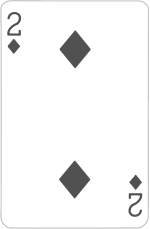
#> input picture images/unaltered_cards/2ofDiamonds.png, 150 x 229 px; its folder holds only this picture in this run
$ jupyter execute --allow-errors Untitled1.ipynb   (shell and % lines are left out)   (older library calls are emulated)
#> lines starting #> are read from the running program, lines starting #| are printed output that depends on the picture
# Sudo Training Set

[cell 1]
from PIL import Image
import imutils
import os
import timeit
import shutil
import numpy as np
import cv2
import matplotlib.pyplot as plt

[cell 2]
def gray_scale(query, end_query, width = 200):
    """this will imput a file directory and go through that file directory and select all the png files within the directory,
    resizes the images and converts them to a grey scale and then saves them to a file """
    #creates a list of all files ending with png"
    file_list = list(filter(lambda x: x != '.DS_Store', os.listdir(query)))


    #clears out the altered_cards directory
    for root, dirs, files in os.walk(end_query):
        for f in files:
            os.unlink(os.path.join(root, f))
        for d in dirs:
            shutil.rmtree(os.path.join(root, d))


    for name in file_list:
        img_query = query + name # creates the string to query the image and converts to greyscale
        print(img_query)
        img = cv2.imread(img_query, 0)
        print(img.shape[0], img.shape[1])

        #resize image
        w = width
        h = int((img.shape[0]/img.shape[1])*w)
        resized = cv2.resize(img, (w,h), interpolation = cv2.INTER_AREA)
        save_query = end_query + name
        cv2.imwrite(save_query, resized)

    return

[cell 3]
search_query = 'images/background/'
end_query = 'images/backgroundnew/'

#> (the rest of this cell did not finish here and is left out)

[cell 4]
search_query = 'images/unaltered_cards/'
end_query = 'images/altered_cards/'

gray_scale(search_query, end_query)
#> call 2 of gray_scale, with query = 'images/unaltered_cards/', end_query = 'images/altered_cards/', width = 200
#> in gray_scale, img is the input picture: shape (229, 150); min 81, max 255, mean 245.1
#| 229 150

[cell 5]
img_query = 'images/unaltered_cards/10ofclubs.png' # creates the string to query the image and converts to greyscale
img = cv2.imread(img_query, 0)
#> (the rest of this cell did not finish here and is left out)

[cell 6]
def warp(img, values = 100):
    cd_img = np.asarray(img.copy())
    h = cd_img.shape[0]
    w = cd_img.shape[1]
    mask = np.asarray(Image.new('L', (w,h), 255))

    c_width, c_height = cd_img.shape

    persX1 = np.random.randint(1, values)
    persX2 = np.random.randint(1, values)
    persX3 = np.random.randint(1, values)
    persX4 = np.random.randint(1, values)
    persY1 = np.random.randint(1, values)
    persY2 = np.random.randint(1, values)
    persY3 = np.random.randint(1, values)
    persY4 = np.random.randint(1, values)


    pts1 = np.float32([[0,0],[c_width,0],[0,c_height],[c_width,c_height]])
    pts2 = np.float32([[0,persY2],[c_width-persX2,persY2],[persX3,c_height-persY3],[c_width-persX4,c_height-persY4]])

    M = cv2.getPerspectiveTransform(pts1,pts2)
    dst = cv2.warpPerspective(cd_img,M,(c_height,c_width))
    dst_mask = cv2.warpPerspective(mask,M,(c_height,c_width))


    return dst, dst_mask

[cell 7]
img_query = 'images/unaltered_cards/10ofclubs.png' # creates the string to query the image and converts to greyscale
img = cv2.imread(img_query, 0)

#> (the rest of this cell did not finish here and is left out)

[cell 8]
def rotate(img):
    ranint = np.random.randint(0,360)
    rotated = imutils.rotate_bound(img, ranint)
    return rotated

[cell 9]
def cr_train_img(img_query, bg_query, card_warp = 20,bg_width = 1000):

    #loads image as a greyscale
#> called with img_query = 'images/altered_cards/2ofDiamonds.png', bg_query = 'images/backgroundnew/', card_warp = 20, bg_width = 1000
    image = cv2.imread(img_query, 0)
    mask = Image.new('L', image.shape, 255)
#> mask: PIL image 305x200 L; every value is 255
    w_card, w_mask = warp(image, values = card_warp)
#> call 2 of warp, with values = 20
#> in warp (call 2), `dst = cv2.warpPerspective(cd_img,M,(c_height,c_width))`:
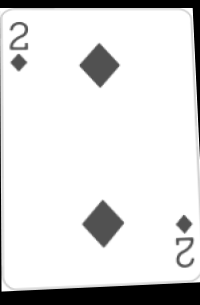
#> dst: shape (305, 200); min 0, max 255, mean 221.1
#> in warp (call 2), `dst_mask = cv2.warpPerspective(mask,M,(c_height,c_width))`: mask: shape (305, 200); every value is 255
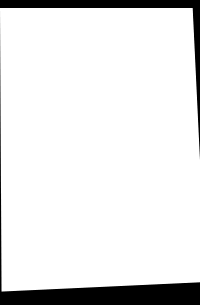
#> w_mask: shape (305, 200); min 0, max 255, mean 230

#     #this will be commented out once images load properly
#     resized_warped = cv2.resize(warped, (150,200), interpolation = cv2.INTER_AREA)

    # creates a PIL image after warping
    img = Image.fromarray(w_card)
    mask = Image.fromarray(w_mask)

    #loads random background

    bg_list = list(filter(lambda x: x != '.DS_Store', os.listdir(bg_query)))
    bg_rand = np.random.choice(bg_list)

    bg_file = bg_query + bg_rand
    bg = Image.open(bg_file, 'r')

    # resize background images while maintaining aspect ratio
    bg_w, bg_h = bg.size[0], bg.size[1]
    bg_height = int(bg_h/bg_w *bg_width)
    bg = bg.resize((bg_width , bg_height), Image.ANTIALIAS)


    random_height = np.random.randint(0, bg.size[1]-img.size[1])
    random_width = np.random.randint(0, bg.size[0]-img.size[0])
    random_rotate = np.random.randint(0, 360)


#     mask = Image.new('L', img.size, 255)
    img = img.rotate(random_rotate, expand = True)
    mask = mask.rotate(random_rotate, expand =True)


    text_img = Image.new('L', bg.size, 0)
    text_img.paste(bg, (0,0))
    text_img.paste(img, (random_width,random_height), mask = mask)
    text_img
    return text_img
